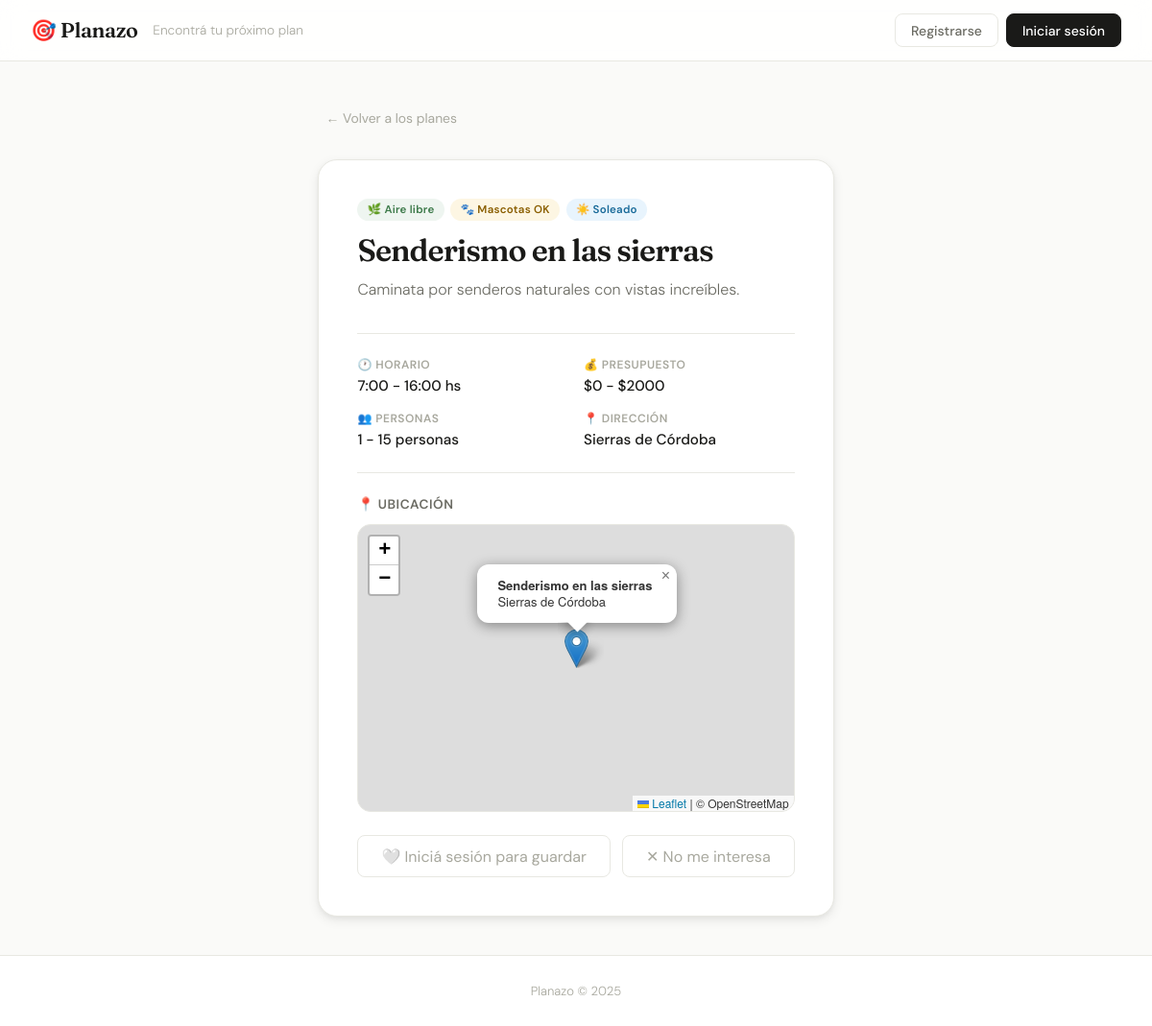
/plan/4, run on the app's committed database.
### app/models.py (models this page shows)
class Plan(Base):
    __tablename__ = "planes"
    id = Column(Integer, primary_key=True, index=True)
    nombre = Column(String, nullable=False)
    descripcion = Column(Text)
    imagen_url = Column(String)
    hora_inicio = Column(Integer)
    hora_fin = Column(Integer)
    presupuesto_min = Column(Float, default=0)
    presupuesto_max = Column(Float, nullable=True)
    personas_min = Column(Integer, default=1)
    personas_max = Column(Integer, nullable=True)
    acepta_mascotas = Column(Boolean, default=False)
    es_exterior = Column(Boolean, default=True)
    latitud = Column(Float, nullable=True)
    longitud = Column(Float, nullable=True)
    direccion = Column(String, nullable=True)
    clima_recomendado = Column(String, default="cualquiera")
    descartes = relationship("Descarte", back_populates="plan")
    favoritos = relationship("Favorito", back_populates="plan")

### app/main.py (the view)
@app.get("/plan/{plan_id}", response_class=HTMLResponse)
def detalle_plan(plan_id: int, request: Request, db: Session = Depends(get_db)):
    plan = db.query(models.Plan).filter(models.Plan.id == plan_id).first()
    if not plan:
        return RedirectResponse(url="/", status_code=303)
    usuario = get_usuario_sesion(request, db)
    en_favoritos = False
    if usuario:
        en_favoritos = db.query(models.Favorito).filter(
            models.Favorito.usuario_id == usuario.id,
            models.Favorito.plan_id == plan_id
        ).first() is not None
    return templates.TemplateResponse(
        request=request, name="detalle.html",
        context={"plan": plan, "usuario": usuario, "en_favoritos": en_favoritos}
    )

### app/templates/detalle.html (shortened to what this page needs)
{% extends "base.html" %}
{% block content %}
<div class="detalle-wrapper">
    <a href="/" class="btn-limpiar" style="display:inline-block; margin-bottom:1.5rem;">← Volver a los planes</a>
    <div class="detalle-card">
        <div class="detalle-header">
            <div class="card-header">
                <span class="badge {% if plan.es_exterior %}badge-exterior{% else %}badge-interior{% endif %}">
                    {% if plan.es_exterior %}🌿 Aire libre{% else %}🏠 Cerrado{% endif %}
                </span>
                {% if plan.acepta_mascotas %}
                <span class="badge badge-mascota">🐾 Mascotas OK</span>
                {% endif %}
                {% if plan.clima_recomendado != 'cualquiera' %}
                <span class="badge badge-clima">
                    {% if plan.clima_recomendado == 'soleado' %}☀️{% elif plan.clima_recomendado == 'nublado' %}☁️{% else %}🌧️{% endif %}
                    {{ plan.clima_recomendado | capitalize }}
                </span>
                {% endif %}
            </div>
            <h1 class="detalle-titulo">{{ plan.nombre }}</h1>
            <p class="detalle-desc">{{ plan.descripcion }}</p>
        </div>
        <div class="detalle-info">
            {% if plan.hora_inicio is not none and plan.hora_fin is not none %}
            <div class="detalle-info-item">
                <span class="detalle-info-label">🕐 Horario</span>
                <span class="detalle-info-valor">{{ plan.hora_inicio }}:00 - {{ plan.hora_fin }}:00 hs</span>
            </div>
            {% endif %}
            <div class="detalle-info-item">
                <span class="detalle-info-label">💰 Presupuesto</span>
                <span class="detalle-info-valor">
                    {% if plan.presupuesto_max %}
                        ${{ plan.presupuesto_min | int }} - ${{ plan.presupuesto_max | int }}
                    {% else %}
                        Gratis
                    {% endif %}
                </span>
            </div>
            <div class="detalle-info-item">
                <span class="detalle-info-label">👥 Personas</span>
                <span class="detalle-info-valor">
                    {% if plan.personas_max %}
                        {{ plan.personas_min }} - {{ plan.personas_max }} personas
                    {% else %}
                        Desde {{ plan.personas_min }} persona{% if plan.personas_min != 1 %}s{% endif %}
                    {% endif %}
                </span>
            </div>
            {% if plan.direccion %}
            <div class="detalle-info-item">
                <span class="detalle-info-label">📍 Dirección</span>
                <span class="detalle-info-valor">{{ plan.direccion }}</span>
            </div>
            {% endif %}
        </div>
        {% if plan.latitud and plan.longitud %}
        <div class="detalle-mapa">
            <h3 class="mapa-titulo">📍 Ubicación</h3>
            <div id="mapa-detalle"></div>
        </div>
        {% endif %}
        <div class="detalle-acciones">
            {% if usuario %}
                {% if en_favoritos %}
                <form method="post" action="/favoritos/quitar/{{ plan.id }}">
                    <button type="submit" class="btn-fav activo" style="font-size:1rem; padding: 0.65rem 1.5rem;">❤️ Guardado en favoritos</button>
                </form>
                {% else %}
                <form method="post" action="/favoritos/agregar/{{ plan.id }}">
                    <button type="submit" class="btn-fav" style="font-size:1rem; padding: 0.65rem 1.5rem;">🤍 Guardar en favoritos</button>
                </form>
                {% endif %}
            {% else %}
                <a href="/login" class="btn-fav" style="font-size:1rem; padding: 0.65rem 1.5rem;">🤍 Iniciá sesión para guardar</a>
            {% endif %}
            <form method="post" action="/descartar/{{ plan.id }}">
                <button type="submit" class="btn-descartar" style="font-size:1rem; padding: 0.65rem 1.5rem;">✕ No me interesa</button>
            </form>
        </div>
    </div>
</div>
{% if plan.latitud and plan.longitud %}
<link rel="stylesheet" href="https://unpkg.com/leaflet@1.9.4/dist/leaflet.css"/>
{% endif %}
{% endblock %}

### app/static/style.css (style rules this page uses)
:root { --bg: #fafaf8; --surface: #ffffff; --surface-2: #f4f4f0; --border: #e8e8e2; --border-2: #d8d8d0; --text: #1a1a18; --text-2: #6b6b63; --text-3: #a8a89e; --accent: #2d2d2a; --accent-2: #5c5c56; --green: #3d7a4a; --green-bg: #eef5f0; --amber: #8a5e00; --amber-bg: #fdf6e3; --red: #c0392b; --red-bg: #fdf0ee; --purple: #5046e5; --purple-light: #eeecfd; --shadow-sm: 0 1px 3px rgba(0,0,0,0.06), 0 1px 2px rgba(0,0,0,0.04); --shadow-md: 0 4px 12px rgba(0,0,0,0.08), 0 2px 4px rgba(0,0,0,0.04); --shadow-lg: 0 12px 32px rgba(0,0,0,0.10), 0 4px 8px rgba(0,0,0,0.04); --radius: 14px; --radius-sm: 8px; --radius-lg: 20px; }
*, *::before, *::after { box-sizing: border-box; margin: 0; padding: 0; }
body { font-family: 'DM Sans', sans-serif; background: var(--bg); color: var(--text); min-height: 100vh; display: flex; flex-direction: column; -webkit-font-smoothing: antialiased; }
.btn-limpiar { color: var(--text-3); font-size: 0.87rem; text-decoration: none; padding: 0.62rem 0.5rem; transition: color 0.15s; white-space: nowrap; }
.mapa-titulo { font-size: 0.85rem; font-weight: 600; text-transform: uppercase; letter-spacing: 0.04em; color: var(--text-2); margin-bottom: 0.75rem; }
.card-header { display: flex; gap: 0.4rem; flex-wrap: wrap; }
.badge { font-size: 0.72rem; font-weight: 600; padding: 0.25rem 0.65rem; border-radius: 100px; letter-spacing: 0.02em; }
.badge-exterior { background: var(--green-bg); color: var(--green); }
.badge-mascota { background: var(--amber-bg); color: var(--amber); }
.btn-fav { background: none; border: 1px solid var(--border); color: var(--text-3); padding: 0.42rem 0.85rem; border-radius: var(--radius-sm); font-size: 0.82rem; font-family: 'DM Sans', sans-serif; cursor: pointer; text-decoration: none; display: inline-flex; align-items: center; gap: 0.3rem; transition: all 0.15s; }
.btn-descartar { background: none; border: 1px solid var(--border); color: var(--text-3); padding: 0.42rem 0.85rem; border-radius: var(--radius-sm); font-size: 0.82rem; font-family: 'DM Sans', sans-serif; cursor: pointer; transition: all 0.15s; }
.detalle-wrapper { max-width: 760px; margin: 0 auto; }
.detalle-card { background: var(--surface); border: 1px solid var(--border); border-radius: var(--radius-lg); padding: 2.5rem; box-shadow: var(--shadow-md); }
.detalle-header { margin-bottom: 2rem; }
.detalle-titulo { font-family: 'Fraunces', serif; font-size: 2rem; font-weight: 600; letter-spacing: -0.03em; margin: 0.75rem 0 0.5rem; line-height: 1.2; }
.detalle-desc { color: var(--text-2); font-size: 1rem; line-height: 1.7; font-weight: 300; }
.detalle-info { display: grid; grid-template-columns: 1fr 1fr; gap: 1rem; padding: 1.5rem 0; border-top: 1px solid var(--border); border-bottom: 1px solid var(--border); margin-bottom: 1.5rem; }
.detalle-info-item { display: flex; flex-direction: column; gap: 0.25rem; }
.detalle-info-label { font-size: 0.75rem; font-weight: 600; text-transform: uppercase; letter-spacing: 0.04em; color: var(--text-3); }
.detalle-info-valor { font-size: 0.95rem; color: var(--text); font-weight: 500; }
.detalle-mapa { margin-bottom: 1.5rem; }
#mapa-detalle { width: 100%; height: 300px; border-radius: var(--radius); border: 1px solid var(--border); z-index: 0; }
.detalle-acciones { display: flex; gap: 0.75rem; flex-wrap: wrap; }
.badge-clima { background: #e8f4fd; color: #1a6b9a; }

### data on the page
Plan: clima_recomendado "Soleado", nombre "Senderismo en las sierras", descripcion "Caminata por senderos naturales con vistas increíbles.", hora_inicio "7", hora_fin "16", presupuesto_min "0", presupuesto_max "2000", personas_min "1", personas_max "15", direccion "Sierras de Córdoba"
